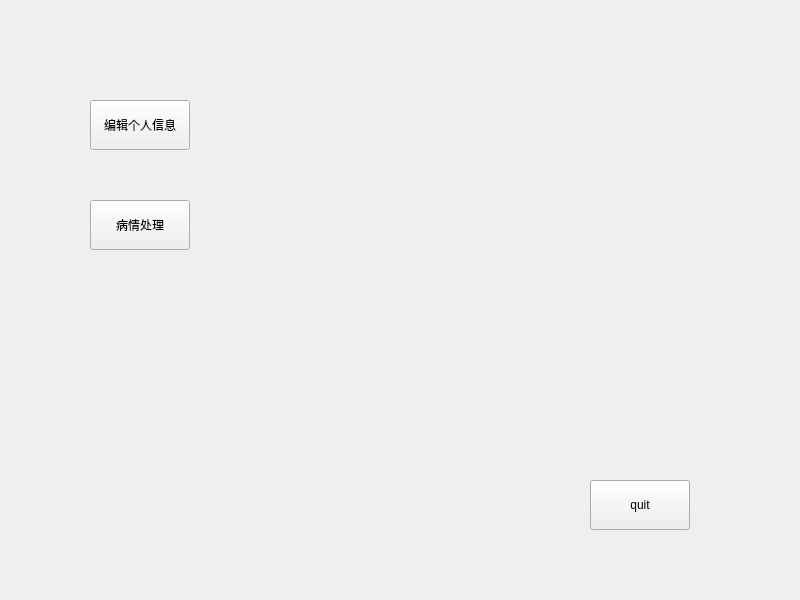
<?xml version="1.0" encoding="UTF-8"?>
<ui version="4.0">
 <class>docMain</class>
 <widget class="QWidget" name="docMain">
  <property name="geometry">
   <rect>
    <x>0</x>
    <y>0</y>
    <width>800</width>
    <height>600</height>
   </rect>
  </property>
  <property name="windowTitle">
   <string>Form</string>
  </property>
  <widget class="QPushButton" name="pushButton">
   <property name="geometry">
    <rect>
     <x>590</x>
     <y>480</y>
     <width>100</width>
     <height>50</height>
    </rect>
   </property>
   <property name="text">
    <string>quit</string>
   </property>
  </widget>
  <widget class="QPushButton" name="bingqingchuli">
   <property name="geometry">
    <rect>
     <x>90</x>
     <y>200</y>
     <width>100</width>
     <height>50</height>
    </rect>
   </property>
   <property name="text">
    <string>病情处理</string>
   </property>
  </widget>
  <widget class="QPushButton" name="gerenxinxi">
   <property name="geometry">
    <rect>
     <x>90</x>
     <y>100</y>
     <width>100</width>
     <height>50</height>
    </rect>
   </property>
   <property name="text">
    <string>编辑个人信息</string>
   </property>
  </widget>
 </widget>
 <resources/>
 <connections>
  <connection>
   <sender>pushButton</sender>
   <signal>clicked()</signal>
   <receiver>docMain</receiver>
   <slot>close()</slot>
   <hints>
    <hint type="sourcelabel">
     <x>639</x>
     <y>504</y>
    </hint>
    <hint type="destinationlabel">
     <x>399</x>
     <y>299</y>
    </hint>
   </hints>
  </connection>
 </connections>
</ui>
